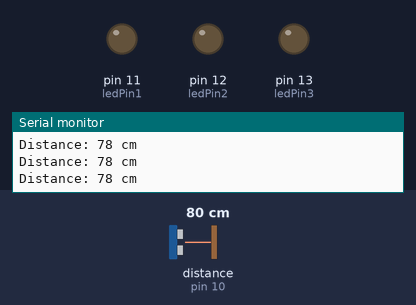
Simulated run of this sketch. Board: Arduino Uno, built with avr-gcc and run on an emulated ATmega328P. Shown: output pins drawn as LEDs (lit = HIGH), the last lines printed to the serial monitor. Wiring (inferred from the names in the program): ultrasonic range finder: trigger pin 9; echo pin 10. Inputs (shaded band) come from the test bench; at power-on: distance to the obstacle (sensor on pin 10) 80 cm. The echo pulse lasts 58.3 µs per cm; pins used as bus, display or sensor lines are not drawn.

Above: at 1.2 s.
1.3 s: distance to the obstacle (sensor on pin 10) set to 33 cm
2.8 s: distance to the obstacle (sensor on pin 10) set to 27 cm
At 4.0 s:
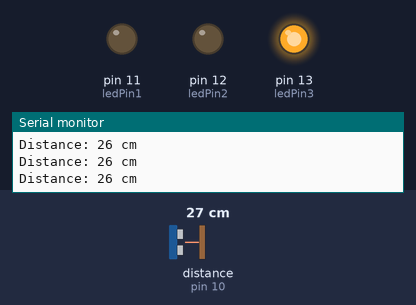
4.3 s: distance to the obstacle (sensor on pin 10) set to 18 cm
At 5.5 s:
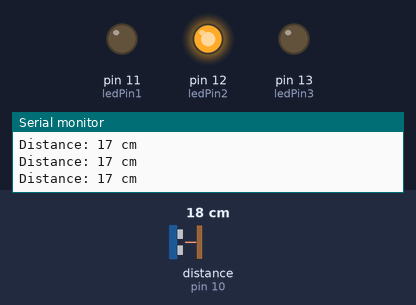
5.8 s: distance to the obstacle (sensor on pin 10) set to 2 cm
At 6.4 s:
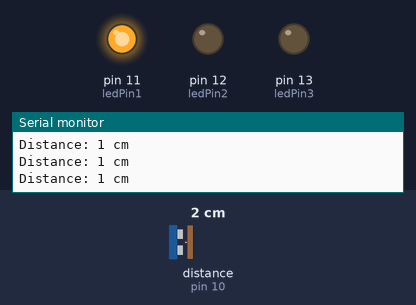
7.3 s: distance to the obstacle (sensor on pin 10) set to 35 cm
At 8.0 s:
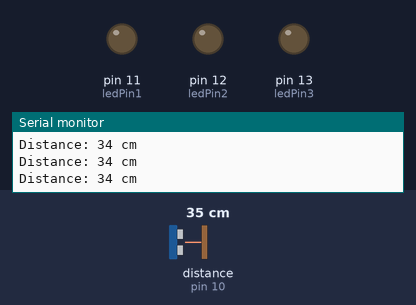
8.8 s: distance to the obstacle (sensor on pin 10) set to 4 cm
At 9.3 s:
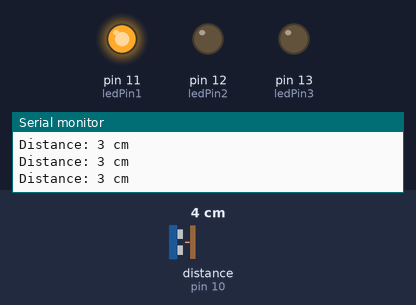
Timing chart, 0 to 11.3 s (numbered marks = the images above; inputs shaded):
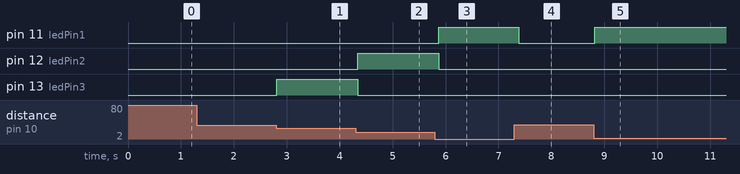

The sketch:

diod_3type.ino
```cpp
const int trigPin= 9;
const int echoPin =10;
const int ledPin1 =11;
const int ledPin2 =12;
const int ledPin3 =13;
long duration;
int distance;

void setup() {
  pinMode(trigPin, OUTPUT);
  pinMode(echoPin, INPUT);
  pinMode(ledPin1,OUTPUT);
  pinMode(ledPin2,OUTPUT);
  pinMode(ledPin3,OUTPUT);
  Serial.begin(9600);

}

void loop() {
  digitalWrite(trigPin,LOW);
  delayMicroseconds(2);
  digitalWrite(trigPin,HIGH);
  delayMicroseconds(10);
  digitalWrite(trigPin,LOW);

  duration = pulseIn(echoPin,HIGH);
  distance = duration *0.034/2;

  Serial.print("Distance: ");
  Serial.print(distance);
  Serial.println(" cm");

  if (distance >0 && distance <10){
    digitalWrite(ledPin1,HIGH);
    digitalWrite(ledPin2,LOW);
    digitalWrite(ledPin3,LOW);
  }
  else if (distance>10 &&  distance<20){
    digitalWrite(ledPin2,HIGH);
    digitalWrite(ledPin1,LOW);
    digitalWrite(ledPin3,LOW);
  }
  else if (distance>20 && distance<30){
    digitalWrite(ledPin3,HIGH);
    digitalWrite(ledPin1,LOW);
    digitalWrite(ledPin2,LOW);

  }
  else{
    digitalWrite(ledPin1,LOW);
    digitalWrite(ledPin2,LOW);
    digitalWrite(ledPin3,LOW);

  }
  delay(100);

}
```

Measured:
- the behaviour switches between 31 and 30 cm on distance to the obstacle (sensor on pin 10) (found by bisection; images 0 and 1)
- after the input at 2.8 s, pin 13 (ledPin3): LOW → HIGH at once
- after the input at 4.3 s, pin 12 (ledPin2): LOW → HIGH after 0.05 s; pin 13 (ledPin3): HIGH → LOW after 0.05 s
- after the input at 5.8 s, pin 11 (ledPin1): LOW → HIGH after 0.07 s; pin 12 (ledPin2): HIGH → LOW after 0.07 s
- after the input at 7.3 s, pin 11 (ledPin1): HIGH → LOW after 0.09 s
- after the input at 8.8 s, pin 11 (ledPin1): LOW → HIGH at once
